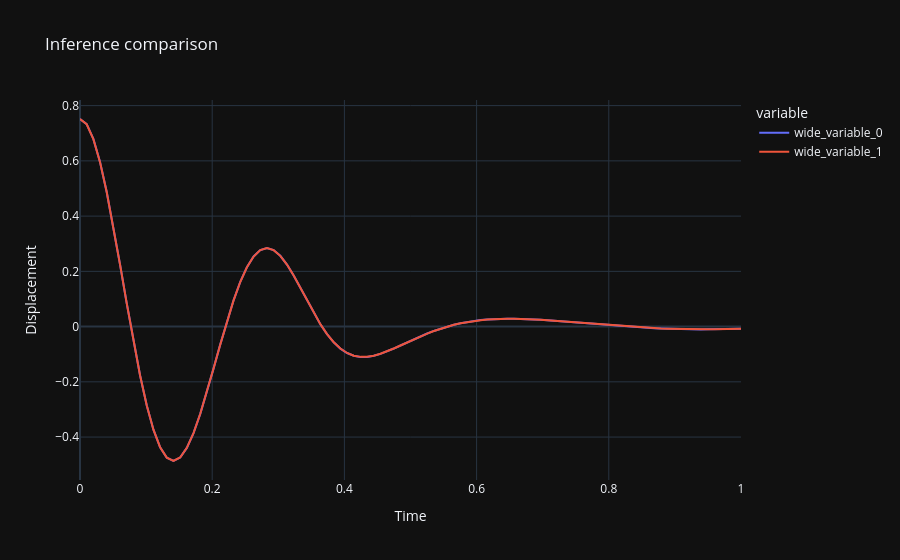

The code cell stored with this chart in its notebook:
### Code cell
t_eval = torch.linspace(0, 1, 100).reshape(-1,1).double()
with torch.no_grad():
    manual_predictions = model_copy1(t_eval).numpy().flatten()
    autograd_predictions = model_copy2(t_eval).numpy().flatten()
fig = px.line(x=t_eval.flatten(), y=[manual_predictions, autograd_predictions], title='Inference comparison')
fig.update_layout(xaxis_title='Time', yaxis_title='Displacement', template='plotly_dark', 
                 showlegend=True)
fig.show()
